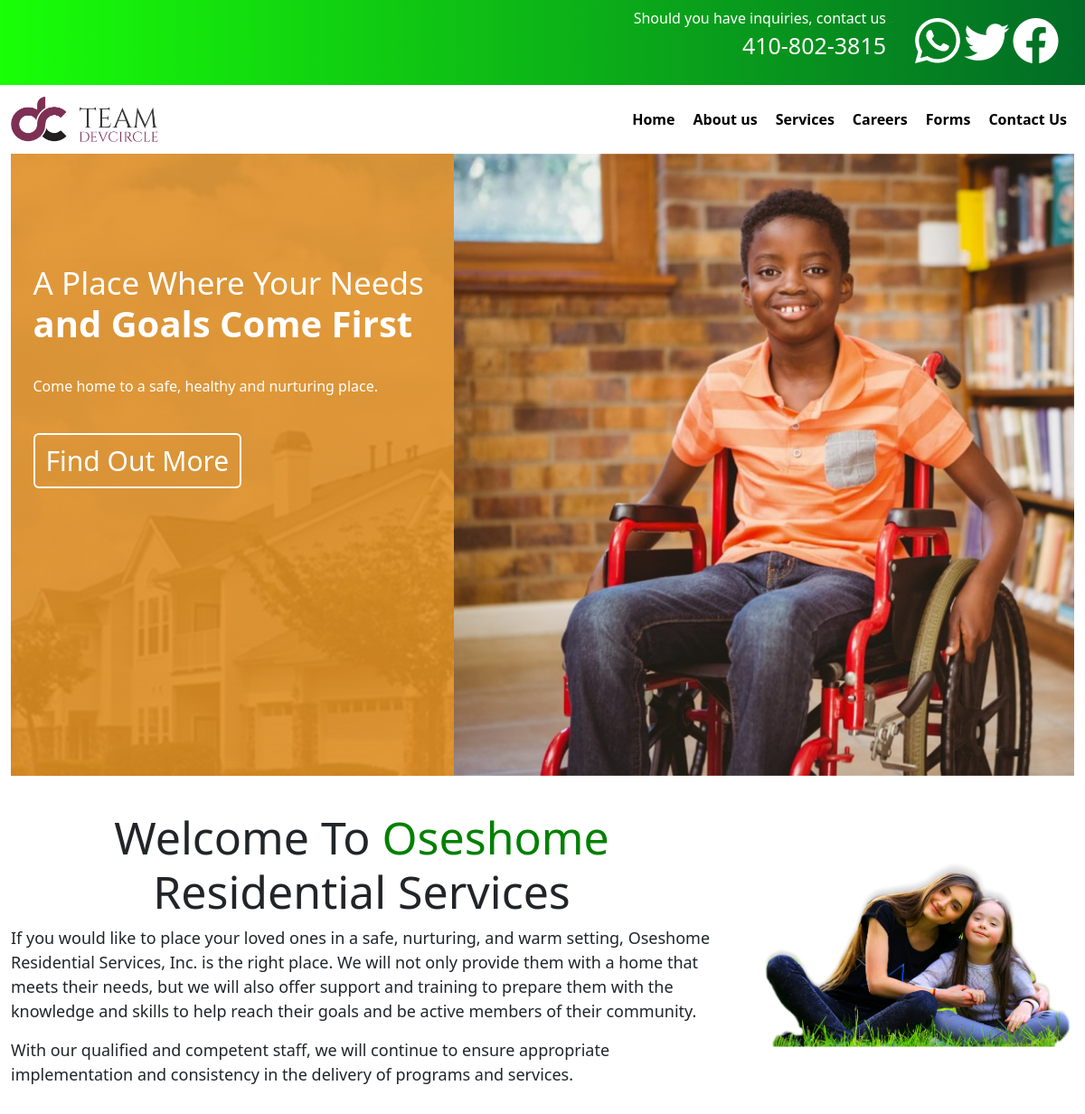
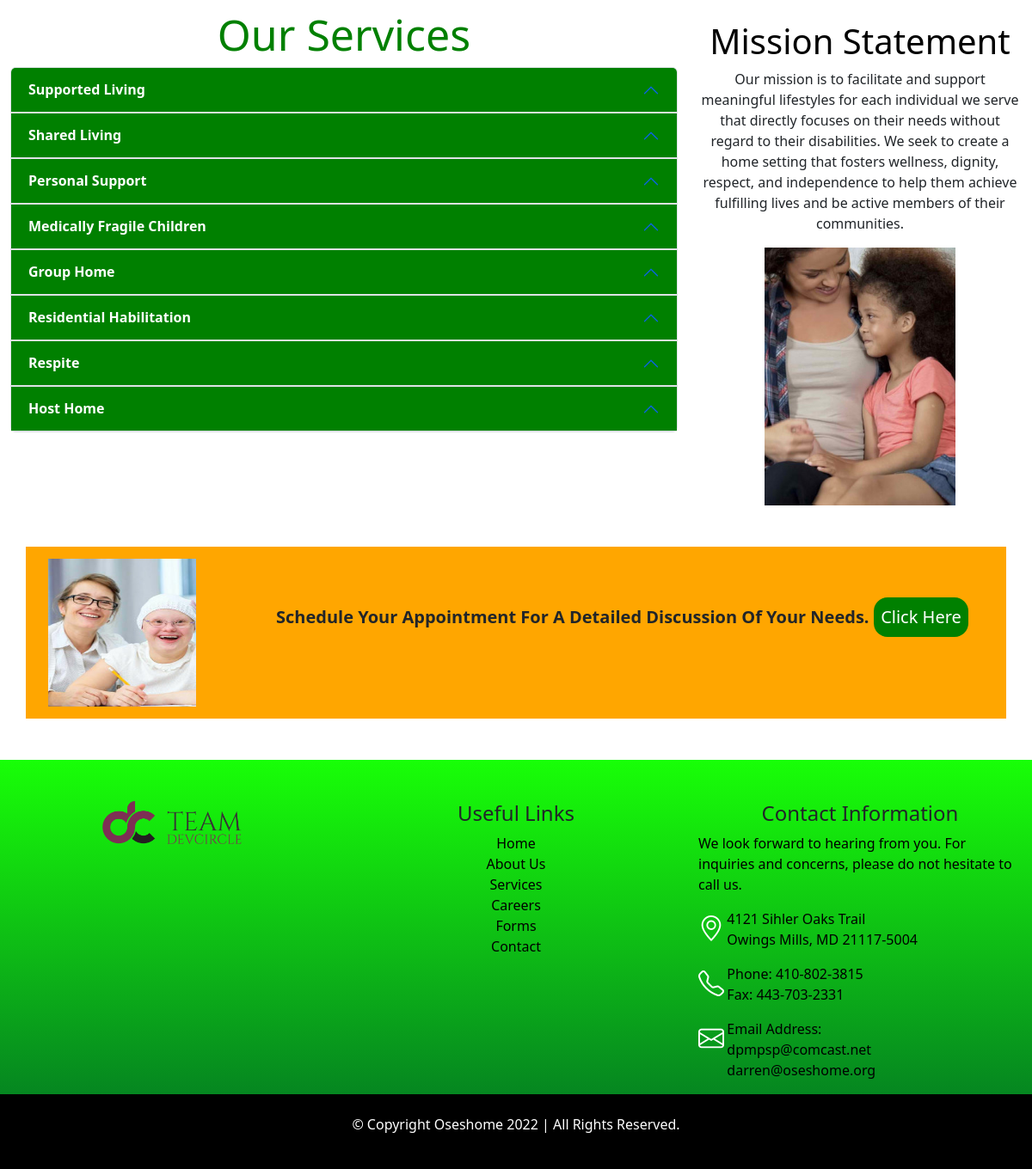
The page / on the database its author committed (2 pictures, top to bottom).
### main/models.py (models this page shows, shortened)
class HomeProfile(models.Model):
    appname = models.CharField(max_length=50)
    logo = models.ImageField(upload_to='logo')
    carousel1 = models.ImageField(upload_to='carousel')
    carousel2 = models.ImageField(upload_to='carousel')
    carousel3 = models.ImageField(upload_to='carousel')
    carousel4 = models.ImageField(upload_to='carousel')
    carousel5 = models.ImageField(upload_to='carousel')
    carousel6 = models.ImageField(upload_to='carousel')
    carousel7 = models.ImageField(upload_to='carousel')
    carousel8 = models.ImageField(upload_to='carousel')
    aboutbanner = models.ImageField(upload_to='banner')
    servicebanner = models.ImageField(upload_to='banner')
    careerbanner = models.ImageField(upload_to='banner')
    abouttitle = models.CharField(max_length=200)
    abouttext = RichTextField()
    aboutimg = models.ImageField(upload_to='pix')
    phone = models.CharField(max_length=50)
    fax = models.CharField(max_length=50)
    email1 = models.EmailField(max_length=100)
    email2 = models.EmailField(max_length=100)

class Service(models.Model):
    area = models.ForeignKey(Location, on_delete=models.CASCADE)
    name = models.CharField(max_length=100)
    pix = models.ImageField(upload_to='pix')
    description = RichTextField()
    maryland = models.BooleanField()
    virginia = models.BooleanField()
    columbia = models.BooleanField()
    servicess = models.BooleanField()

### main/views.py (the view)
# urls.py: 2. Add a URL to urlpatterns:  path('', views.home, name='home')
def home(request):
    info = HomeProfile.objects.get(pk=1)
    serviceinfo = Service.objects.filter(servicess= True)
    context = {
        'info':info,
        'serviceinfo':serviceinfo
    }
    return render(request, 'index.html', context)

### main/context_processor.py (called while the page is built)
def oprofile(request):
    info = HomeProfile.objects.get(pk=1)
    context = {
        'info':info
    }
    return context

### main/templates/index.html (shortened to what this page needs)
{% extends 'base.html' %}
{% load static %}
{% block header %} {% include 'header.html' %} {% endblock header %}
{% block carousel %} {% include 'carousel.html' %} {% endblock carousel %}
{% block content %}
<div class="container-fluid">
    <div class="row">
        <div class="col-12 col-md-8 welcome">
            <h1>welcome to <span>oseshome</span> residential services</h1>
            <p>If you would like to place your loved ones in a safe, nurturing, and warm setting,
                Oseshome Residential Services, Inc. is the right place. We will not only provide them with a home
                that meets their needs, but we will also offer support and training to prepare them with the knowledge
                and skills to help reach their goals and be active members of their community.
                </p>
            <p>With our qualified and competent staff, we will continue to ensure appropriate implementation and
                consistency in the delivery of programs and services.</p>
        </div>
        <div class="col-12 col-md-4 welcimg">
            <img src="{% static '' %}img/main-img.png">
        </div>
    </div>
    <div class="row">
        <div class="col-12 col-md-8 service">
            <h1>our services</h1>
            <div class="accordion" id="accordionPanelsStayOpenExample">
                {% for item in serviceinfo %}
                <div class="accordion-item">
                    <h2 class="accordion-header" id="panelsStayOpen-headingOne">
                      <button class="accordion-button" type="button" data-bs-toggle="collapse" data-bs-target="#panelsStayOpen-collapseOne" aria-expanded="true" aria-controls="panelsStayOpen-collapseOne">
                        {{item.name|title}}
                      </button>
                    </h2>
                  </div>
                {% endfor %}
            </div>
        </div>
        <div class="col-12 col-md-4 mission">
            <h1>mission statement</h1>
            <p>Our mission is to facilitate and support meaningful lifestyles for each individual we serve that
                directly focuses on their needs without regard to their disabilities. We seek to create a home
                setting that fosters wellness, dignity, respect, and independence to help them achieve fulfilling
                lives and be active members of their communities.</p>
            <img src="{% static '' %}img/btm1-img.jpg" style="height: 300px;">
        </div>
    </div>
</div>
<div class="container mt-5 appoint">
    <div class="row g-0">
        <div class="col-3">
            <img src="{% static '' %}img/bnr-img1.jpg">
        </div>
        <div class="col-9">
            <p>Schedule your appointment for a detailed discussion of your needs. <a href=""><button>Click Here</button></a></p>
        </div>
    </div>
</div>
{% endblock content %}
{% block footer %} {% include 'footer.html' %} {% endblock footer %}

### main/templates/base.html (shortened to what this page needs)
<!doctype html>
{% load static %}
<html lang="en">
  <head>
    <link rel="stylesheet" href="{% static '' %}css/style.css">
    <link rel="stylesheet" href="https://cdn.jsdelivr.net/npm/bootstrap-icons@1.10.2/font/bootstrap-icons.css">
    <link href="https://cdn.jsdelivr.net/npm/bootstrap@5.2.3/dist/css/bootstrap.min.css" rel="stylesheet">
  </head>
  <body>
    {% block header %}{% endblock header %}
    {% block carousel %}{% endblock carousel %}
    {% block content %}{% endblock content %}
    {% block footer %}{% endblock footer %}
  </body>
</html>

### main/templates/header.html (shortened to what this page needs)
<div class="container-fluid">
    <div class="row bg-danger topbar">
        <div class="col-10">
            <p class="p-2 text-end">Should you have inquiries, contact us<br><span>410-802-3815</span></p>
        </div>
        <div class="col-2 pt-2">
            <i class="bi bi-whatsapp"></i>
            <i class="bi bi-twitter"></i>
            <i class="bi bi-facebook"></i>
        </div>
    </div>
    <div class="row topnav">
        <nav class="navbar navbar-expand-lg">
            <div class="container-fluid">
              <a class="navbar-brand" href="{% url 'home' %}"><img src="{{info.logo.url}}"></a>
              <div class="collapse navbar-collapse" id="navbarNav">
                <ul class="navbar-nav ms-auto">
                  <li class="nav-item">
                    <a class="nav-link" aria-current="page" href="{% url 'home' %}">Home</a>
                  </li>
                  <li class="nav-item">
                    <a class="nav-link" href="#">About us</a>
                  </li>
                  <li class="nav-item">
                    <a class="nav-link" href="{% url 'service' %}">Services</a>
                  </li>
                  <li class="nav-item">
                    <a class="nav-link" href="{% url 'career' %}">Careers</a>
                  </li>
                  <li class="nav-item">
                    <a class="nav-link" href="#">Forms</a>
                  </li>
                  <li class="nav-item">
                    <a class="nav-link" href="#">Contact Us</a>
                  </li>
                </ul>
              </div>
            </div>
          </nav>
    </div>
</div>

### main/templates/carousel.html (shortened to what this page needs)
<div class="container-fluid">
    <div class="row g-0">
        <div class="col-12 col-md-5">
            <div class="carofind">
                <h4>a place where your needs <br><span>and Goals Come First</span></h4>
                <p>Come home to a safe, healthy and nurturing place.</p>
                <a href=""><button class="btn">find out more</button></a>
            </div>
        </div>
        <div class="col-12 col-md-7">
            <div id="carouselExampleSlidesOnly" class="carousel slide" data-bs-ride="carousel">
                <div class="carousel-inner">
                  <div class="carousel-item active">
                    <img src="{{info.carousel1.url}}" class="d-block w-100" alt="...">
                  </div>
                </div>
              </div>
        </div>
    </div>
</div>

### main/templates/footer.html
<div class="container-fluid mt-5 footer1">
    <div class="row pt-5">
        <div class="col-12 col-md-4 foota">
            <img src="{{info.logo.url}}">
        </div>
        <div class="col-12 col-md-4 footb">
            <h4>useful links</h4>
            <ul class="list-unstyled">
                <a href=""><li>home</li></a>
                <a href=""><li>about us</li></a>
                <a href=""><li>services</li></a>
                <a href=""><li>careers</li></a>
                <a href=""><li>forms</li></a>
                <a href=""><li>contact</li></a>
            </ul>
        </div>
        <div class="col-12 col-md-4 footc">
            <h4 class="text-center">contact information</h4>
            <p>We look forward to hearing from you. For inquiries and concerns, please do not hesitate to call us.</p>
            <div class="row">
                <div class="col-1">
                    <i class="bi bi-geo-alt"></i>
                </div>
                <div class="col-11">
                    <p>4121 Sihler Oaks Trail <br>
                        Owings Mills, MD 21117-5004</p>
                </div>
            </div>
            <div class="row">
                <div class="col-1">
                    <i class="bi bi-telephone"></i>
                </div>
                <div class="col-11">
                    <p>Phone: 410-802-3815 <br>
                        Fax: 443-703-2331</p>
                </div>
            </div>
            <div class="row">
                <div class="col-1">
                    <i class="bi bi-envelope"></i>
                </div>
                <div class="col-11">
                    <p>Email Address: <br>
                        dpmpsp@comcast.net <br>
                        darren@oseshome.org</p>
                </div>
            </div>
        </div>
    </div>
    <div class="row footer2">
        <div class="col-12">
            <p>&copy; copyright oseshome 2022 | all rights reserved.</p>
        </div>
    </div>
</div>

### main/static/css/style.css (style rules this page uses)
* { padding: 0%; margin: 0%; box-sizing: border-box; }
.topbar { background: linear-gradient(to left, rgb(1, 107, 38), rgb(24, 255, 7)); }
.topbar i { color: white; font-size: 35px; cursor: pointer; }
.topbar p { color: white; }
.topbar p span { font-size: 25px; }
.topbar i { font-size: 50px; }
.topnav ul li { margin-left: 4px; }
.topnav ul a { color: black; font-weight: 600; }
.topnav img { height: 50px; }
.carofind { background: linear-gradient(rgba(223, 141, 34, 0.892), rgba(223,141,34,0.9)), url(../img/4.jpg); height: 100%; }
.carofind h4 { text-transform: capitalize; color: white; padding-top: 25%; font-size: 35px; font-weight: 400; padding-left: 5%; }
.carofind h4 span { text-transform: none; font-weight: 700; font-size: 40px; }
.carofind p { color: white; padding-left: 5%; padding-top: 5%; padding-bottom: 5%; }
.carofind a button { color: white; margin-left: 5%; border: 2px solid white; text-transform: capitalize; font-size: 30px; }
.welcome h1 { padding-top: 5%; text-transform: capitalize; text-align: center; font-size: 50px; }
.welcome h1 span { color: green; }
.welcome p { font-size: 18px; }
.welcimg img { height: 300px; }
.service h1 { text-align: center; padding-top: 3%; font-size: 50px; color: green; text-transform: capitalize; }
.accordion-item button { font-weight: bold !important; }
.accordion-button:not(.collapsed) { color: white !important; background: green !important; }
.mission h1 { text-align: center; padding-top: 10%; font-size: 40px; color: black; text-transform: capitalize; }
.mission { text-align: center; }
.appoint { background: #ffa600; }
.appoint img { padding: 5%; height: 200px; width: 200px; }
.appoint p { padding-top: 7%; font-size: 20px; font-weight: bold; text-transform: capitalize; }
.appoint p button { background: green; color: white; border: none; padding: 1%; border-radius: 1rem; }
.footer1 { background: linear-gradient(to top, rgb(1, 107, 38), rgb(24, 255, 7)); }
.footer1 .foota { text-align: center; }
.footer1 .footb { text-align: center; text-transform: capitalize; }
.foota img { height: 50px; }
.footb a { text-decoration: none; }
.footb li { color: black; }
.footc h4 { text-transform: capitalize; }
.footc p { color: black; }
.footc i { color: white; font-size: 30px; }
.footer2 { background-color: black; }
.footer2 p { color: white; text-transform: capitalize; text-align: center; padding: 2%; }

### rows shown on the page
HomeProfile: logo (picture), carousel1 (picture)
Service: name "Supported Living"
Service: name "Shared Living"
Service: name "Personal Support"
Service: name "Medically Fragile Children"
Service: name "Group Home"
Service: name "Residential Habilitation"
Service: name "Respite"
Service: name "Host Home"
